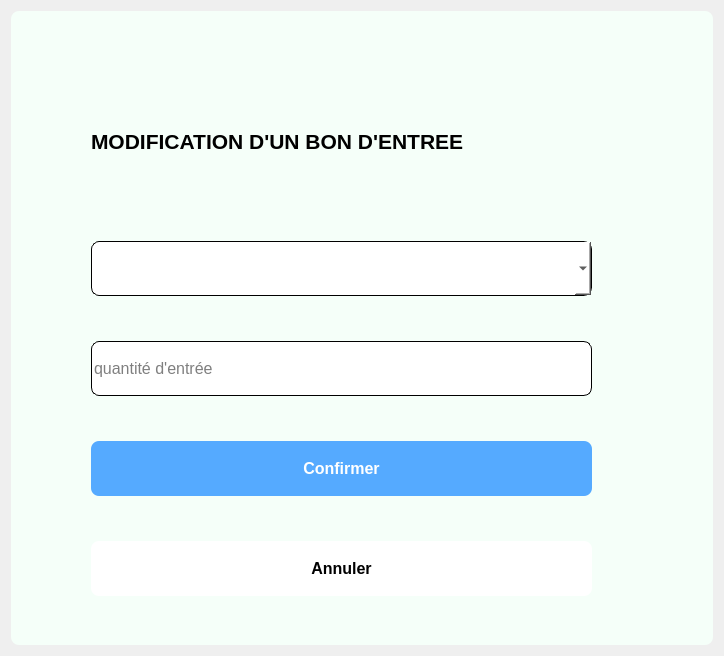
<?xml version="1.0" encoding="UTF-8"?>
<ui version="4.0">
 <class>modif_bonEntre</class>
 <widget class="QDialog" name="modif_bonEntre">
  <property name="geometry">
   <rect>
    <x>0</x>
    <y>0</y>
    <width>724</width>
    <height>656</height>
   </rect>
  </property>
  <property name="windowTitle">
   <string>MODIFICATION D'UN BON D'ENTREE</string>
  </property>
  <property name="windowIcon">
   <iconset resource="Assets.qrc">
    <normaloff>:/assets/box_edit_FILL0_wght400_GRAD0_opsz24.png</normaloff>:/assets/box_edit_FILL0_wght400_GRAD0_opsz24.png</iconset>
  </property>
  <layout class="QGridLayout" name="gridLayout">
   <item row="0" column="0">
    <widget class="QGroupBox" name="groupBox">
     <property name="styleSheet">
      <string notr="true">border-radius:8px;
background-color:#f5fff9;
color: rgb(0, 0, 0);</string>
     </property>
     <property name="title">
      <string/>
     </property>
     <widget class="QLabel" name="label_3">
      <property name="geometry">
       <rect>
        <x>80</x>
        <y>100</y>
        <width>521</width>
        <height>61</height>
       </rect>
      </property>
      <property name="font">
       <font>
        <pointsize>16</pointsize>
        <weight>75</weight>
        <bold>true</bold>
       </font>
      </property>
      <property name="text">
       <string>MODIFICATION D'UN BON D'ENTREE</string>
      </property>
     </widget>
     <widget class="QComboBox" name="numProduit">
      <property name="geometry">
       <rect>
        <x>80</x>
        <y>230</y>
        <width>501</width>
        <height>55</height>
       </rect>
      </property>
      <property name="font">
       <font>
        <pointsize>12</pointsize>
       </font>
      </property>
      <property name="styleSheet">
       <string notr="true">color: rgb(0, 0, 0);
background-color: rgb(255, 255, 255);
border: 1px solid #000000;
</string>
      </property>
     </widget>
     <widget class="QLineEdit" name="qttEdit">
      <property name="geometry">
       <rect>
        <x>80</x>
        <y>330</y>
        <width>501</width>
        <height>55</height>
       </rect>
      </property>
      <property name="font">
       <font>
        <pointsize>12</pointsize>
       </font>
      </property>
      <property name="styleSheet">
       <string notr="true">color: rgb(0, 0, 0);
background-color: rgb(255, 255, 255);
border-radius:8px;
border: 1px solid #000000;
</string>
      </property>
      <property name="placeholderText">
       <string>quantité d'entrée</string>
      </property>
     </widget>
     <widget class="QPushButton" name="confirmBEbtn">
      <property name="geometry">
       <rect>
        <x>80</x>
        <y>430</y>
        <width>501</width>
        <height>55</height>
       </rect>
      </property>
      <property name="font">
       <font>
        <pointsize>12</pointsize>
        <weight>75</weight>
        <bold>true</bold>
       </font>
      </property>
      <property name="styleSheet">
       <string notr="true">QPushButton {
	background-color: rgb(85, 170, 255);
	border-radius:8px;
	color: rgb(255, 255, 255);
}
:hover{
	
	color: rgb(0, 0, 0);
	background-color: rgb(0, 85, 255);
}</string>
      </property>
      <property name="text">
       <string>Confirmer</string>
      </property>
     </widget>
     <widget class="QPushButton" name="cancelBEbtn">
      <property name="geometry">
       <rect>
        <x>80</x>
        <y>530</y>
        <width>501</width>
        <height>55</height>
       </rect>
      </property>
      <property name="font">
       <font>
        <pointsize>12</pointsize>
        <weight>75</weight>
        <bold>true</bold>
       </font>
      </property>
      <property name="styleSheet">
       <string notr="true">


QPushButton {
	background-color: rgb(255, 255, 255);
	border-radius:8px;
	
	color: rgb(0, 0, 0);
}
:hover{
	
	
	color: rgb(255, 0, 0);
	border:1px solid #ff3122;
	background-color: rgb(255, 255, 255);
}</string>
      </property>
      <property name="text">
       <string>Annuler</string>
      </property>
     </widget>
    </widget>
   </item>
  </layout>
 </widget>
 <resources>
  <include location="Assets.qrc"/>
 </resources>
 <connections/>
</ui>
